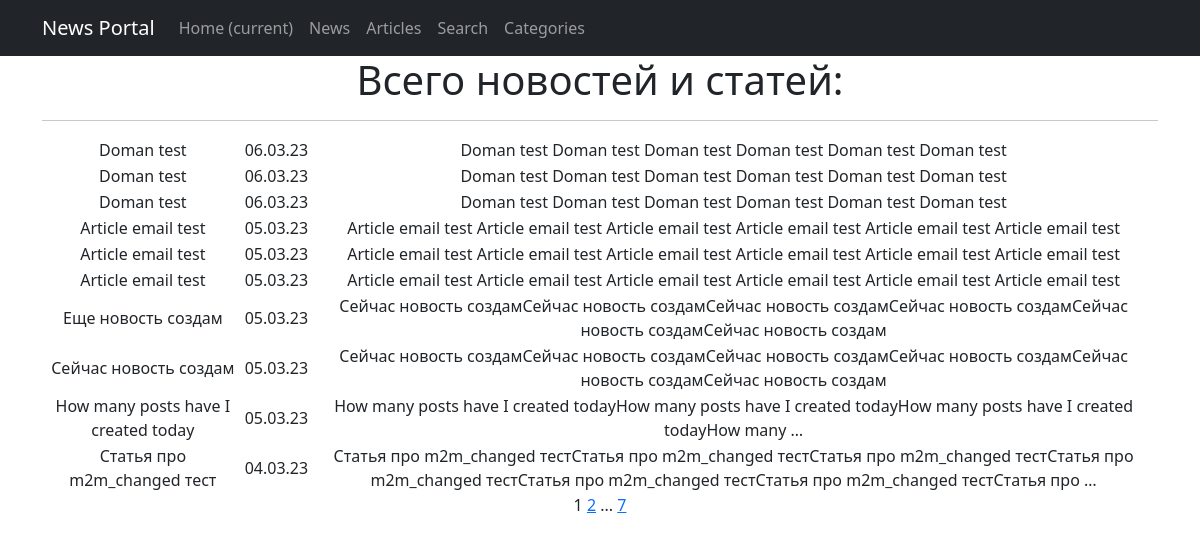
/posts/, run on the app's committed database.
### news/models.py (models this page shows, shortened)
class Post(models.Model):
    type = models.CharField(max_length=1, choices=TYPES, default=article)
    created_on = models.DateTimeField(auto_now_add=True)
    title = models.CharField(max_length=255)
    text = models.TextField()
    rating = models.IntegerField(default=0)
    author = models.ForeignKey(Author, on_delete=models.CASCADE)
    categories = models.ManyToManyField(Category, through='PostCategory')

### news/views.py (the view)
# urls.py: path('', PostsList.as_view(), name='posts_list'),
class PostsList(ListView):
    model = Post
    ordering = '-created_on'
    template_name = 'posts.html'
    context_object_name = 'posts'
    paginate_by = 10
    def get_context_data(self, **kwargs):
        context = super().get_context_data(**kwargs)
        context['num_of_posts'] = len(Post.objects.all())
        return context

### news/templatetags/custom_filters.py (called while the page is built)
@register.filter()
def censor(text: str):
    if type(text) is not str:
        raise ValueError('censor filter only accepts str values')
    for word in UNDESIRABLE_WORDS:
        text = text.replace(word, f"{word[0]}{'*'*(len(word)-1)}")
        word = word.title()
        text = text.replace(word, f"{word[0]}{'*'*(len(word)-1)}")
    return text

### templates/posts.html (shortened to what this page needs)
{% extends 'flatpages/default.html' %}
{% load custom_filters %}
{% block content %}
<h1>Всего новостей и статей: {{ num_of_news }}</h1>
<hr>
<table>
    {% for post in posts %}
    <tr>
        <td>{{ post.title|censor }}</td>
        <td>{{ post.created_on|date:'d.m.y' }}</td>
        <td>{{ post.text|censor|truncatewords:20 }}</td>
    </tr>
    {% endfor %}
</table>
{{ page_obj.number }}
{% if page_obj.has_next %}
    <a href="?page={{ page_obj.next_page_number }}">{{ page_obj.next_page_number }}</a>
    {% if page_obj.next_page_number != page_obj.paginator.num_pages %}
        ...
        <a href="?page={{ page_obj.paginator.num_pages }}">{{ page_obj.paginator.num_pages }}</a>
    {% endif %}
{% endif %}
{% endblock content %}

### templates/flatpages/default.html (shortened to what this page needs)
<!DOCTYPE html>
<html lang="en">
    <head>
        {% load static %}
        <link href="{% static 'css/styles.css' %}" rel="stylesheet" />
    </head>
    <body>
        <nav class="navbar navbar-expand-lg navbar-dark bg-dark">
            <div class="container">
                <a class="navbar-brand" href="#">News Portal</a>
                <div class="collapse navbar-collapse" id="navbarResponsive">
                    <ul class="navbar-nav ml-auto">
                        <li class="nav-item active">
                            <a class="nav-link" href="{% url 'posts_list' %}">Home
                                <span class="sr-only">(current)</span>
                            </a>
                        </li>
                        <li class="nav-item">
                            <a class="nav-link" href="{% url 'news_list' %}">News</a>
                        </li>
                        <li class="nav-item">
                            <a class="nav-link" href="{% url 'articles_list' %}">Articles</a>
                        </li>
                        <li class="nav-item">
                            <a class="nav-link" href="{% url 'posts_search' %}">Search</a>
                        </li>
                        <li class="nav-item">
                            <a class="nav-link" href="{% url 'categories' %}">Categories</a>
                        </li>
                    </ul>
                </div>
            </div>
        </nav>
        <div class="container">
            <div class="row">
                <div class="col-lg-12 text-center">
                    {% block content %}{% endblock content %}
                </div>
            </div>
        </div>
    </body>
</html>

### data on the page
Post: title|censor "Doman test", created_on "06.03.23", text|censor "Doman test Doman test Doman test Doman test Doman test Doman test"
Post: title|censor "Doman test", created_on "06.03.23", text|censor "Doman test Doman test Doman test Doman test Doman test Doman test"
Post: title|censor "Doman test", created_on "06.03.23", text|censor "Doman test Doman test Doman test Doman test Doman test Doman test"
Post: title|censor "Article email test", created_on "05.03.23", text|censor "Article email test Article email test Article email test Article email test Article email test Article email test"
Post: title|censor "Article email test", created_on "05.03.23", text|censor "Article email test Article email test Article email test Article email test Article email test Article email test"
Post: title|censor "Article email test", created_on "05.03.23", text|censor "Article email test Article email test Article email test Article email test Article email test Article email test"
Post: title|censor "Еще новость создам", created_on "05.03.23", text|censor "Сейчас новость создамСейчас новость создамСейчас новость создамСейчас новость создамСейчас новость создамСейчас новость создам"
Post: title|censor "Сейчас новость создам", created_on "05.03.23", text|censor "Сейчас новость создамСейчас новость создамСейчас новость создамСейчас новость создамСейчас новость создамСейчас новость создам"
Post: title|censor "How many posts have I created today", created_on "05.03.23", text|censor "How many posts have I created todayHow many posts have I created todayHow many posts have I created todayHow many …"
Post: title|censor "Статья про m2m_changed тест", created_on "04.03.23", text|censor "Статья про m2m_changed тестСтатья про m2m_changed тестСтатья про m2m_changed тестСтатья про m2m_changed тестСтатья про m2m_changed тестСтатья про m2m_changed тестСтатья про …"

### other printed values
{{ page_obj.number }} "1"
{{ page_obj.next_page_number }} "2"
{{ page_obj.paginator.num_pages }} "7"
